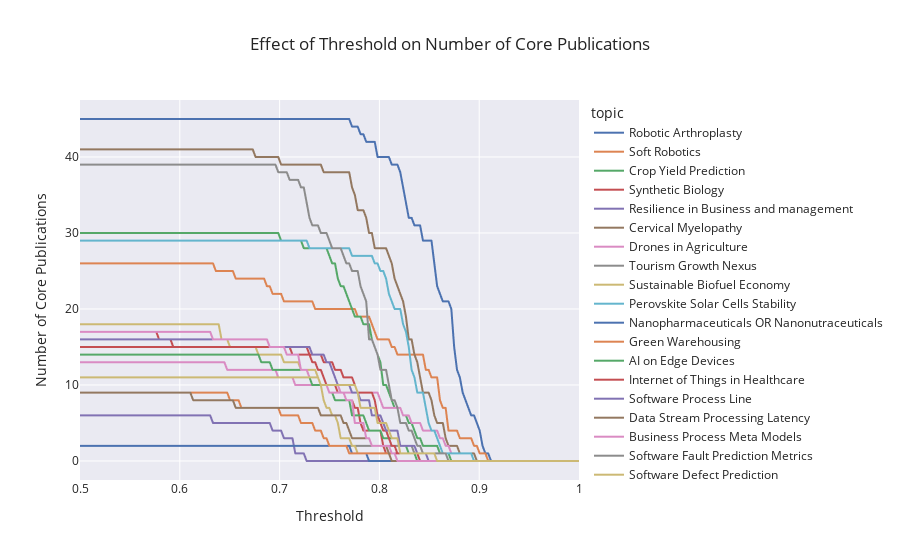

Notebook code cell kept with this figure:
### Code cell
thresholds = np.linspace(0.15, 1, 300)
items = []
for topic, core_pubs, result, core_threshold in results:
    n_total_pubs = result.shape[0]
    result = result[result["Source"] == "Predicted"]
    for threshold in thresholds:
        n_core_pubs = result[(result["similarity"] >= threshold) & (
            result["id"].isin(core_pubs["id"]))].shape[0]
        n_pubs = result[result["similarity"] >= threshold].shape[0]
        items.append(dict(topic=topic, threshold=threshold, core_threshold=core_threshold,
                          n_core_pubs=n_core_pubs, n_pubs=n_pubs,
                          n_total_pubs=n_total_pubs, total_core_pubs=len(core_pubs["id"])))

df_plot = pd.DataFrame(items)
fig = px.line(df_plot, x="threshold", y="n_core_pubs", color="topic",
              labels=dict(n_core_pubs="Number of Core Publications",
                          threshold="Threshold"),
              title="Effect of Threshold on Number of Core Publications")

fig.update_xaxes(range=[0.5, 1])  # prior is irrelevant
fig.show()

### Figure 1 — Plotly figure (JSON) as saved in the notebook; plotly's stock layout.template omitted (floating-point values rounded to 4 significant figures; data arrays with more than 128 entries replaced by an {"elided": "..."} marker saying what was removed)
{"data": [{"hovertemplate": "topic=Robotic Arthroplasty<br>Threshold=%{x}<br>Number of Core Publications=%{y}<extra></extra>", "legendgroup": "Robotic Arthroplasty", "line": {"color": "rgb(76,114,176)", "dash": "solid"}, "marker": {"symbol": "circle"}, "mode": "lines", "name": "Robotic Arthroplasty", "showlegend": true, "type": "scattergl", "x": {"elided": "300 float values"}, "xaxis": "x", "y": {"elided": "300 int values"}, "yaxis": "y"}, {"hovertemplate": "topic=Soft Robotics<br>Threshold=%{x}<br>Number of Core Publications=%{y}<extra></extra>", "legendgroup": "Soft Robotics", "line": {"color": "rgb(221,132,82)", "dash": "solid"}, "marker": {"symbol": "circle"}, "mode": "lines", "name": "Soft Robotics", "showlegend": true, "type": "scattergl", "x": {"elided": "300 float values"}, "xaxis": "x", "y": {"elided": "300 int values"}, "yaxis": "y"}, {"hovertemplate": "topic=Crop Yield Prediction<br>Threshold=%{x}<br>Number of Core Publications=%{y}<extra></extra>", "legendgroup": "Crop Yield Prediction", "line": {"color": "rgb(85,168,104)", "dash": "solid"}, "marker": {"symbol": "circle"}, "mode": "lines", "name": "Crop Yield Prediction", "showlegend": true, "type": "scattergl", "x": {"elided": "300 float values"}, "xaxis": "x", "y": {"elided": "300 int values"}, "yaxis": "y"}, {"hovertemplate": "topic=Synthetic Biology<br>Threshold=%{x}<br>Number of Core Publications=%{y}<extra></extra>", "legendgroup": "Synthetic Biology", "line": {"color": "rgb(196,78,82)", "dash": "solid"}, "marker": {"symbol": "circle"}, "mode": "lines", "name": "Synthetic Biology", "showlegend": true, "type": "scattergl", "x": {"elided": "300 float values"}, "xaxis": "x", "y": {"elided": "300 int values"}, "yaxis": "y"}, {"hovertemplate": "topic=Resilience in Business and management<br>Threshold=%{x}<br>Number of Core Publications=%{y}<extra></extra>", "legendgroup": "Resilience in Business and management", "line": {"color": "rgb(129,114,179)", "dash": "solid"}, "marker": {"symbol": "circle"}, "mode": "lines", "name": "Resilience in Business and management", "showlegend": true, "type": "scattergl", "x": {"elided": "300 float values"}, "xaxis": "x", "y": {"elided": "300 int values"}, "yaxis": "y"}, {"hovertemplate": "topic=Cervical Myelopathy<br>Threshold=%{x}<br>Number of Core Publications=%{y}<extra></extra>", "legendgroup": "Cervical Myelopathy", "line": {"color": "rgb(147,120,96)", "dash": "solid"}, "marker": {"symbol": "circle"}, "mode": "lines", "name": "Cervical Myelopathy", "showlegend": true, "type": "scattergl", "x": {"elided": "300 float values"}, "xaxis": "x", "y": {"elided": "300 int values"}, "yaxis": "y"}, {"hovertemplate": "topic=Drones in Agriculture<br>Threshold=%{x}<br>Number of Core Publications=%{y}<extra></extra>", "legendgroup": "Drones in Agriculture", "line": {"color": "rgb(218,139,195)", "dash": "solid"}, "marker": {"symbol": "circle"}, "mode": "lines", "name": "Drones in Agriculture", "showlegend": true, "type": "scattergl", "x": {"elided": "300 float values"}, "xaxis": "x", "y": {"elided": "300 int values"}, "yaxis": "y"}, {"hovertemplate": "topic=Tourism Growth Nexus<br>Threshold=%{x}<br>Number of Core Publications=%{y}<extra></extra>", "legendgroup": "Tourism Growth Nexus", "line": {"color": "rgb(140,140,140)", "dash": "solid"}, "marker": {"symbol": "circle"}, "mode": "lines", "name": "Tourism Growth Nexus", "showlegend": true, "type": "scattergl", "x": {"elided": "300 float values"}, "xaxis": "x", "y": {"elided": "300 int values"}, "yaxis": "y"}, {"hovertemplate": "topic=Sustainable Biofuel Economy<br>Threshold=%{x}<br>Number of Core Publications=%{y}<extra></extra>", "legendgroup": "Sustainable Biofuel Economy", "line": {"color": "rgb(204,185,116)", "dash": "solid"}, "marker": {"symbol": "circle"}, "mode": "lines", "name": "Sustainable Biofuel Economy", "showlegend": true, "type": "scattergl", "x": {"elided": "300 float values"}, "xaxis": "x", "y": {"elided": "300 int values"}, "yaxis": "y"}, {"hovertemplate": "topic=Perovskite Solar Cells Stability<br>Threshold=%{x}<br>Number of Core Publications=%{y}<extra></extra>", "legendgroup": "Perovskite Solar Cells Stability", "line": {"color": "rgb(100,181,205)", "dash": "solid"}, "marker": {"symbol": "circle"}, "mode": "lines", "name": "Perovskite Solar Cells Stability", "showlegend": true, "type": "scattergl", "x": {"elided": "300 float values"}, "xaxis": "x", "y": {"elided": "300 int values"}, "yaxis": "y"}, {"hovertemplate": "topic=Nanopharmaceuticals OR Nanonutraceuticals<br>Threshold=%{x}<br>Number of Core Publications=%{y}<extra></extra>", "legendgroup": "Nanopharmaceuticals OR Nanonutraceuticals", "line": {"color": "rgb(76,114,176)", "dash": "solid"}, "marker": {"symbol": "circle"}, "mode": "lines", "name": "Nanopharmaceuticals OR Nanonutraceuticals", "showlegend": true, "type": "scattergl", "x": {"elided": "300 float values"}, "xaxis": "x", "y": {"elided": "300 int values"}, "yaxis": "y"}, {"hovertemplate": "topic=Green Warehousing<br>Threshold=%{x}<br>Number of Core Publications=%{y}<extra></extra>", "legendgroup": "Green Warehousing", "line": {"color": "rgb(221,132,82)", "dash": "solid"}, "marker": {"symbol": "circle"}, "mode": "lines", "name": "Green Warehousing", "showlegend": true, "type": "scattergl", "x": {"elided": "300 float values"}, "xaxis": "x", "y": {"elided": "300 int values"}, "yaxis": "y"}, {"hovertemplate": "topic=AI on Edge Devices<br>Threshold=%{x}<br>Number of Core Publications=%{y}<extra></extra>", "legendgroup": "AI on Edge Devices", "line": {"color": "rgb(85,168,104)", "dash": "solid"}, "marker": {"symbol": "circle"}, "mode": "lines", "name": "AI on Edge Devices", "showlegend": true, "type": "scattergl", "x": {"elided": "300 float values"}, "xaxis": "x", "y": {"elided": "300 int values"}, "yaxis": "y"}, {"hovertemplate": "topic=Internet of Things in Healthcare<br>Threshold=%{x}<br>Number of Core Publications=%{y}<extra></extra>", "legendgroup": "Internet of Things in Healthcare", "line": {"color": "rgb(196,78,82)", "dash": "solid"}, "marker": {"symbol": "circle"}, "mode": "lines", "name": "Internet of Things in Healthcare", "showlegend": true, "type": "scattergl", "x": {"elided": "300 float values"}, "xaxis": "x", "y": {"elided": "300 int values"}, "yaxis": "y"}, {"hovertemplate": "topic=Software Process Line<br>Threshold=%{x}<br>Number of Core Publications=%{y}<extra></extra>", "legendgroup": "Software Process Line", "line": {"color": "rgb(129,114,179)", "dash": "solid"}, "marker": {"symbol": "circle"}, "mode": "lines", "name": "Software Process Line", "showlegend": true, "type": "scattergl", "x": {"elided": "300 float values"}, "xaxis": "x", "y": {"elided": "300 int values"}, "yaxis": "y"}, {"hovertemplate": "topic=Data Stream Processing Latency<br>Threshold=%{x}<br>Number of Core Publications=%{y}<extra></extra>", "legendgroup": "Data Stream Processing Latency", "line": {"color": "rgb(147,120,96)", "dash": "solid"}, "marker": {"symbol": "circle"}, "mode": "lines", "name": "Data Stream Processing Latency", "showlegend": true, "type": "scattergl", "x": {"elided": "300 float values"}, "xaxis": "x", "y": {"elided": "300 int values"}, "yaxis": "y"}, {"hovertemplate": "topic=Business Process Meta Models<br>Threshold=%{x}<br>Number of Core Publications=%{y}<extra></extra>", "legendgroup": "Business Process Meta Models", "line": {"color": "rgb(218,139,195)", "dash": "solid"}, "marker": {"symbol": "circle"}, "mode": "lines", "name": "Business Process Meta Models", "showlegend": true, "type": "scattergl", "x": {"elided": "300 float values"}, "xaxis": "x", "y": {"elided": "300 int values"}, "yaxis": "y"}, {"hovertemplate": "topic=Software Fault Prediction Metrics<br>Threshold=%{x}<br>Number of Core Publications=%{y}<extra></extra>", "legendgroup": "Software Fault Prediction Metrics", "line": {"color": "rgb(140,140,140)", "dash": "solid"}, "marker": {"symbol": "circle"}, "mode": "lines", "name": "Software Fault Prediction Metrics", "showlegend": true, "type": "scattergl", "x": {"elided": "300 float values"}, "xaxis": "x", "y": {"elided": "300 int values"}, "yaxis": "y"}, {"hovertemplate": "topic=Software Defect Prediction<br>Threshold=%{x}<br>Number of Core Publications=%{y}<extra></extra>", "legendgroup": "Software Defect Prediction", "line": {"color": "rgb(204,185,116)", "dash": "solid"}, "marker": {"symbol": "circle"}, "mode": "lines", "name": "Software Defect Prediction", "showlegend": true, "type": "scattergl", "x": {"elided": "300 float values"}, "xaxis": "x", "y": {"elided": "300 int values"}, "yaxis": "y"}], "layout": {"legend": {"title": {"text": "topic"}, "tracegroupgap": 0}, "title": {"text": "Effect of Threshold on Number of Core Publications"}, "xaxis": {"anchor": "y", "domain": [0, 1], "range": [0.5, 1], "title": {"text": "Threshold"}}, "yaxis": {"anchor": "x", "domain": [0, 1], "title": {"text": "Number of Core Publications"}}}}
